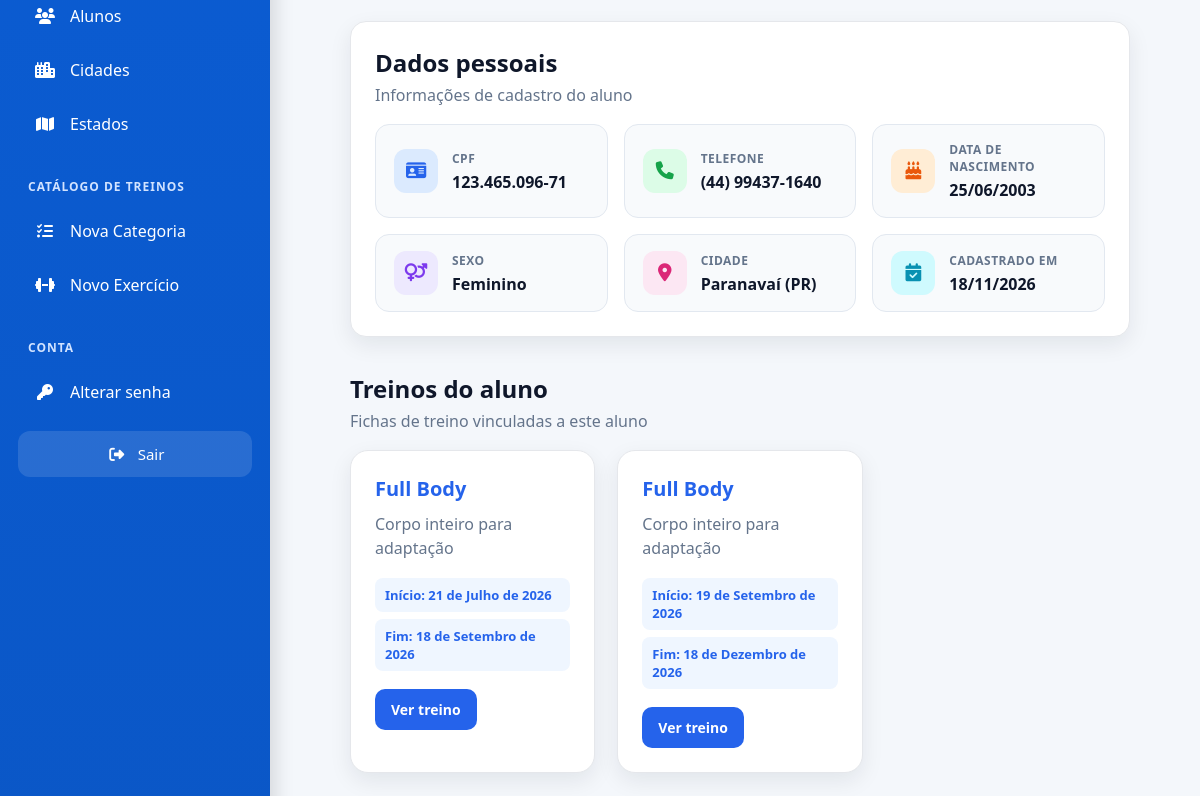
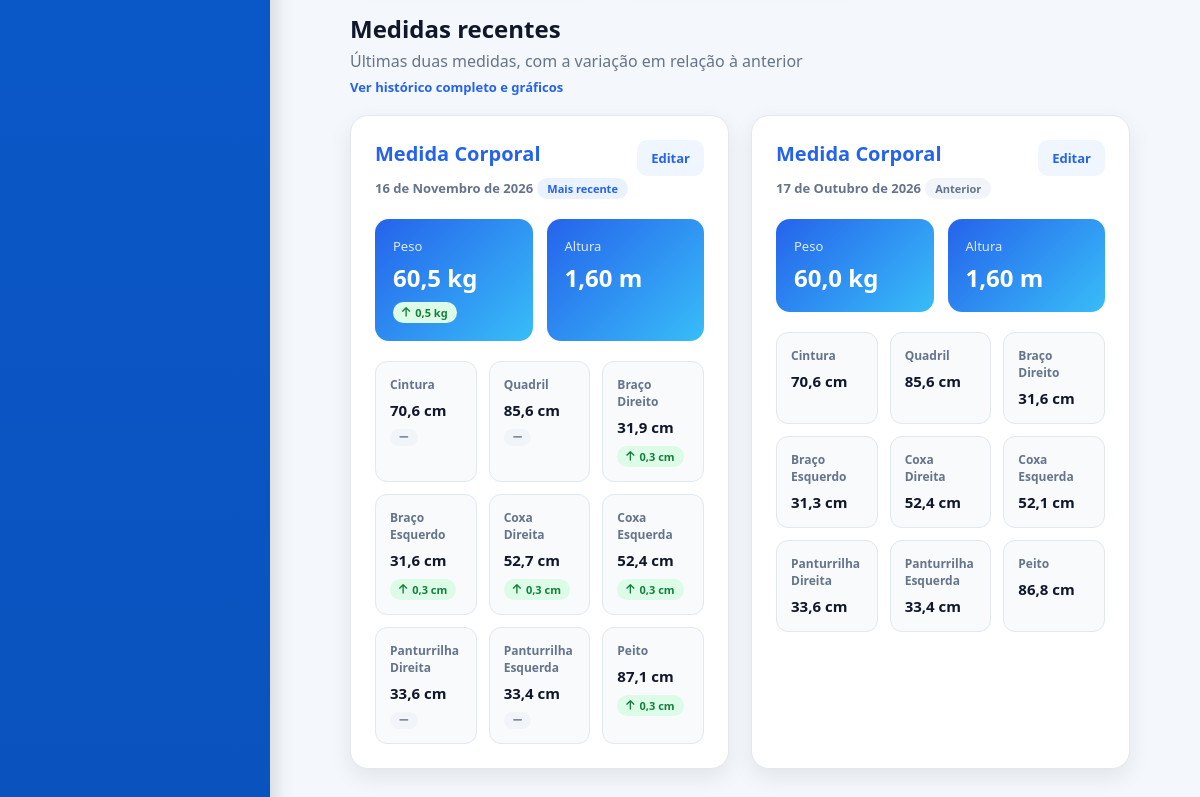
The app's page /cadastros/detalhe/aluno/8/ (signed in, lower part), older data (2 pictures, top to bottom).
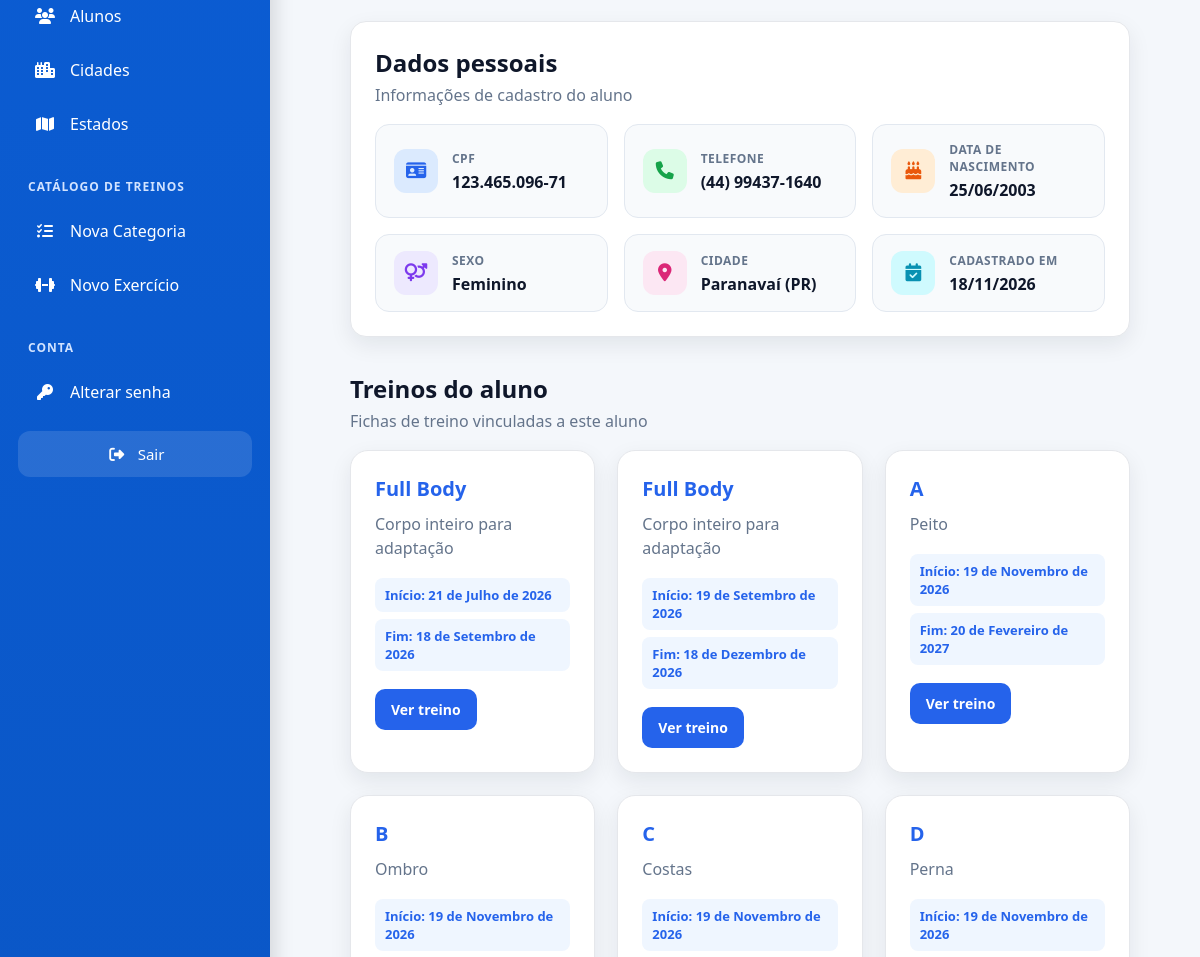
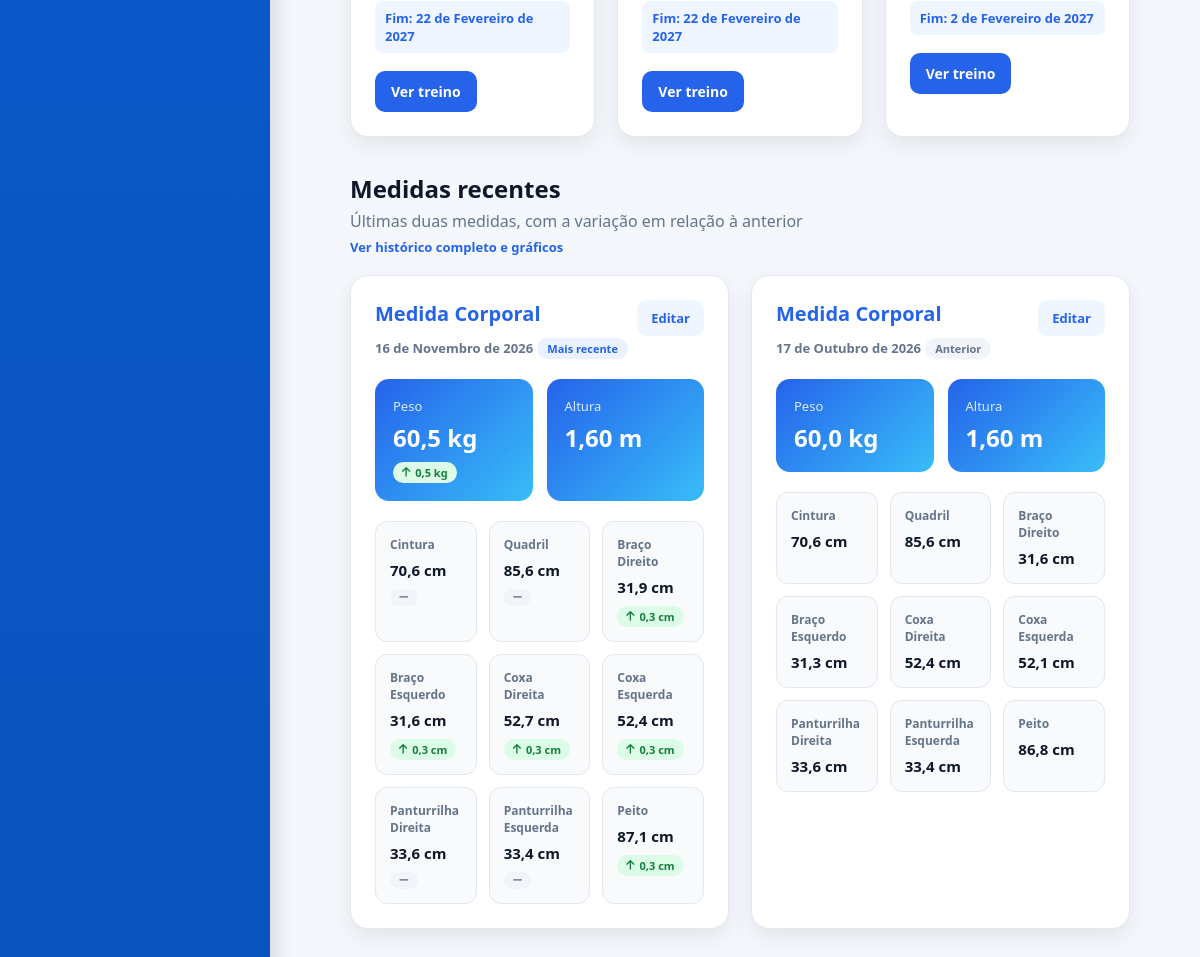
The same page, newer data (2 pictures, top to bottom).
### exercicio/models.py (models this page shows, shortened)
class Treino(Auditoria):
    aluno = models.ForeignKey(Pessoa, on_delete=models.PROTECT, related_name="Treinos")
    nome_treino = models.CharField(max_length=20, verbose_name="Nome do Treino")
    data_inicio = models.DateField(verbose_name="Data de Inicio")
    data_fim = models.DateField(verbose_name="Data de Encerramento")
    descricao = models.CharField(max_length=100, verbose_name="Descrição")
    cadastrado_por = models.ForeignKey(Pessoa, on_delete=models.PROTECT)

### medidas/models.py (models this page shows, shortened)
class Medidas(Auditoria):
    aluno = models.ForeignKey(Pessoa, on_delete=models.PROTECT, related_name="medidas_aluno")
    altura = models.FloatField(verbose_name="Altura")
    peso = models.FloatField(verbose_name="Peso")
    cintura = models.FloatField(verbose_name="Cintura")
    quadril = models.FloatField(verbose_name="Quadril")
    braco_direito = models.FloatField(verbose_name="Braço Direito")
    braco_esquerdo = models.FloatField(verbose_name="Braço Esquerdo")
    coxa_direita = models.FloatField(verbose_name="Coxa Direita")
    coxa_esquerda = models.FloatField(verbose_name="Coxa Esquerda")
    panturrilha_direita = models.FloatField(verbose_name="Panturrilha Direita")
    panturrilha_esquerda = models.FloatField(verbose_name="Panturrilha Esquerda")
    peito = models.FloatField(verbose_name="Peito")
    data_medida = models.DateField(verbose_name="Data da medida")
    cadastrado_por = models.ForeignKey("auth.User", on_delete=models.PROTECT, related_name="cadastrado_por")
    @property
    def altura_em_metros(self):
        return self.altura / 100 if self.altura > 3 else self.altura

### cadastros/views.py (the view)
# urls.py: path('detalhe/aluno/<int:pk>/', PessoaDetail.as_view(), name='detalhe-aluno'),
class PessoaDetail(SomenteDoMeuAlunoMixin, LoginRequiredMixin, GroupRequiredMixin, DetailView):
    campo_aluno = "pk"
    login_url = reverse_lazy('login')
    model = Pessoa
    context_object_name = "aluno"
    template_name = "cadastros/detalhe_aluno.html"
    group_required = ["Professor", "Administrador"]
    def get_context_data(self, **kwargs):
        context = super().get_context_data(**kwargs)
        context["treinos"] = Treino.objects.filter(aluno=self.object)
        medidas = list(
            Medidas.objects.filter(aluno=self.object).order_by("-data_medida", "-id")[:2]
        )
        for medida in medidas:
            medida.variacoes = {}
        if len(medidas) == 2:
            medidas[0].variacoes = calcular_variacoes(medidas[0], medidas[1])
        context["medidas"] = medidas
        return context

### cadastros/models.py (called while the page is built)
    def __str__(self):
        return "{} ({})".format(self.nome, self.estado.sigla)

    def __str__(self):
        return f"{self.nome} - {self.get_tipo_display()}"

    @property
    def idade(self):
        if not self.data_nascimento:
            return None
        hoje = timezone.localdate()
        ja_fez_aniversario = (hoje.month, hoje.day) >= (
            self.data_nascimento.month, self.data_nascimento.day
        )
        return hoje.year - self.data_nascimento.year - (0 if ja_fez_aniversario else 1)

    @property
    def cpf_formatado(self):
        c = self.cpf or ''
        if len(c) != 11:
            return c
        return f"{c[:3]}.{c[3:6]}.{c[6:9]}-{c[9:]}"

    @property
    def telefone_formatado(self):
        t = ''.join(ch for ch in (self.telefone or '') if ch.isdigit())
        if len(t) == 11:
            return f"({t[:2]}) {t[2:7]}-{t[7:]}"
        if len(t) == 10:
            return f"({t[:2]}) {t[2:6]}-{t[6:]}"
        return self.telefone or ''

### cadastros/permissoes.py (called while the page is built, shortened)
def eh_admin(user):
    return user.is_superuser or user.groups.filter(name="Administrador").exists()

def alunos_do_usuario(user):
    if eh_admin(user):
        return Pessoa.objects.filter(tipo="ALUNO")

### cadastros/templates/cadastros/detalhe_aluno.html (shortened to what the changed rows need)
{% extends 'modelo.html' %}
{% load static %}
{% block css %}
<link rel="stylesheet" href="{% static 'css/cadastros/detalhe_aluno.css' %}">
{% endblock %}
{% block main %}
<div class="aluno-detalhe">
    <div class="treino-grid">
        {% for treino in treinos %}
        <div class="treino-card">
            <h4>{{ treino.nome_treino }}</h4>
            <p>{{ treino.descricao }}</p>
            <div class="treino-info">
                <span>Início: {{ treino.data_inicio }}</span>
                <span>Fim: {{ treino.data_fim }}</span>
            </div>
            <a href="{% url 'detalhe-treino' treino.id %}" class="btn-ver-treino">
                Ver treino
            </a>
        </div>
        {% empty %}
        <div class="empty-card">
            <p>Este aluno ainda não possui treinos cadastrados.</p>
        </div>
        {% endfor %}
    </div>
    <div class="medidas-grid">
        {% for medida in medidas %}
        <div class="medida-card">
            <div class="medida-card-header">
                <div>
                    <h4>Medida Corporal</h4>
                    <span>{{ medida.data_medida }}</span>
                    <em class="medida-tag{% if forloop.first %} atual{% endif %}">
                        {% if forloop.first %}Mais recente{% else %}Anterior{% endif %}
                    </em>
                </div>
                <a href="{% url 'editar-medidas' medida.id %}" class="btn-editar-medida">
                    Editar
                </a>
            </div>
            <div class="medida-principal">
                <div>
                    <span>Peso</span>
                    <strong>{{ medida.peso }} kg</strong>
                    {% include 'cadastros/_variacao.html' with v=medida.variacoes.peso unidade='kg' %}
                </div>
                <div>
                    <span>Altura</span>
                    <strong>{{ medida.altura_em_metros|floatformat:2 }} m</strong>
                </div>
            </div>
            <div class="medida-dados">
                <div class="medida-item">
                    <span>Cintura</span>
                    <strong>{{ medida.cintura }} cm</strong>
                    {% include 'cadastros/_variacao.html' with v=medida.variacoes.cintura unidade='cm' %}
                </div>
                <div class="medida-item">
                    <span>Quadril</span>
                    <strong>{{ medida.quadril }} cm</strong>
                    {% include 'cadastros/_variacao.html' with v=medida.variacoes.quadril unidade='cm' %}
                </div>
                <div class="medida-item">
                    <span>Braço Direito</span>
                    <strong>{{ medida.braco_direito }} cm</strong>
                    {% include 'cadastros/_variacao.html' with v=medida.variacoes.braco_direito unidade='cm' %}
                </div>
                <div class="medida-item">
                    <span>Braço Esquerdo</span>
                    <strong>{{ medida.braco_esquerdo }} cm</strong>
                    {% include 'cadastros/_variacao.html' with v=medida.variacoes.braco_esquerdo unidade='cm' %}
                </div>
                <div class="medida-item">
                    <span>Coxa Direita</span>
                    <strong>{{ medida.coxa_direita }} cm</strong>
                    {% include 'cadastros/_variacao.html' with v=medida.variacoes.coxa_direita unidade='cm' %}
                </div>
                <div class="medida-item">
                    <span>Coxa Esquerda</span>
                    <strong>{{ medida.coxa_esquerda }} cm</strong>
                    {% include 'cadastros/_variacao.html' with v=medida.variacoes.coxa_esquerda unidade='cm' %}
                </div>
                <div class="medida-item">
                    <span>Panturrilha Direita</span>
                    <strong>{{ medida.panturrilha_direita }} cm</strong>
                    {% include 'cadastros/_variacao.html' with v=medida.variacoes.panturrilha_direita unidade='cm' %}
                </div>
                <div class="medida-item">
                    <span>Panturrilha Esquerda</span>
                    <strong>{{ medida.panturrilha_esquerda }} cm</strong>
                    {% include 'cadastros/_variacao.html' with v=medida.variacoes.panturrilha_esquerda unidade='cm' %}
                </div>
                <div class="medida-item">
                    <span>Peito</span>
                    <strong>{{ medida.peito }} cm</strong>
                    {% include 'cadastros/_variacao.html' with v=medida.variacoes.peito unidade='cm' %}
                </div>
            </div>
        </div>
        {% endfor %}
    </div>
</div>
{% endblock %}

### cadastros/templates/cadastros/_variacao.html
{% if v %}
<em class="variacao variacao-{{ v.sentido }}" title="Variação em relação à medida anterior">
    {% if v.sentido == 'subiu' %}
    <i class="fas fa-arrow-up"></i>
    {% elif v.sentido == 'desceu' %}
    <i class="fas fa-arrow-down"></i>
    {% else %}
    <i class="fas fa-minus"></i>
    {% endif %}
    {% if v.sentido != 'igual' %}{{ v.valor|floatformat:1 }} {{ unidade }}{% endif %}
</em>
{% endif %}

Row changes from the older to the newer data that the page shows:
added Treino: nome_treino "A", descricao "Peito", data_inicio "19 de Novembro de 2026", data_fim "20 de Fevereiro de 2027"
added Treino: nome_treino "B", descricao "Ombro", data_inicio "19 de Novembro de 2026", data_fim "22 de Fevereiro de 2027"
added Treino: nome_treino "C", descricao "Costas", data_inicio "19 de Novembro de 2026", data_fim "22 de Fevereiro de 2027"
added Treino: nome_treino "D", descricao "Perna", data_inicio "19 de Novembro de 2026", data_fim "2 de Fevereiro de 2027"
